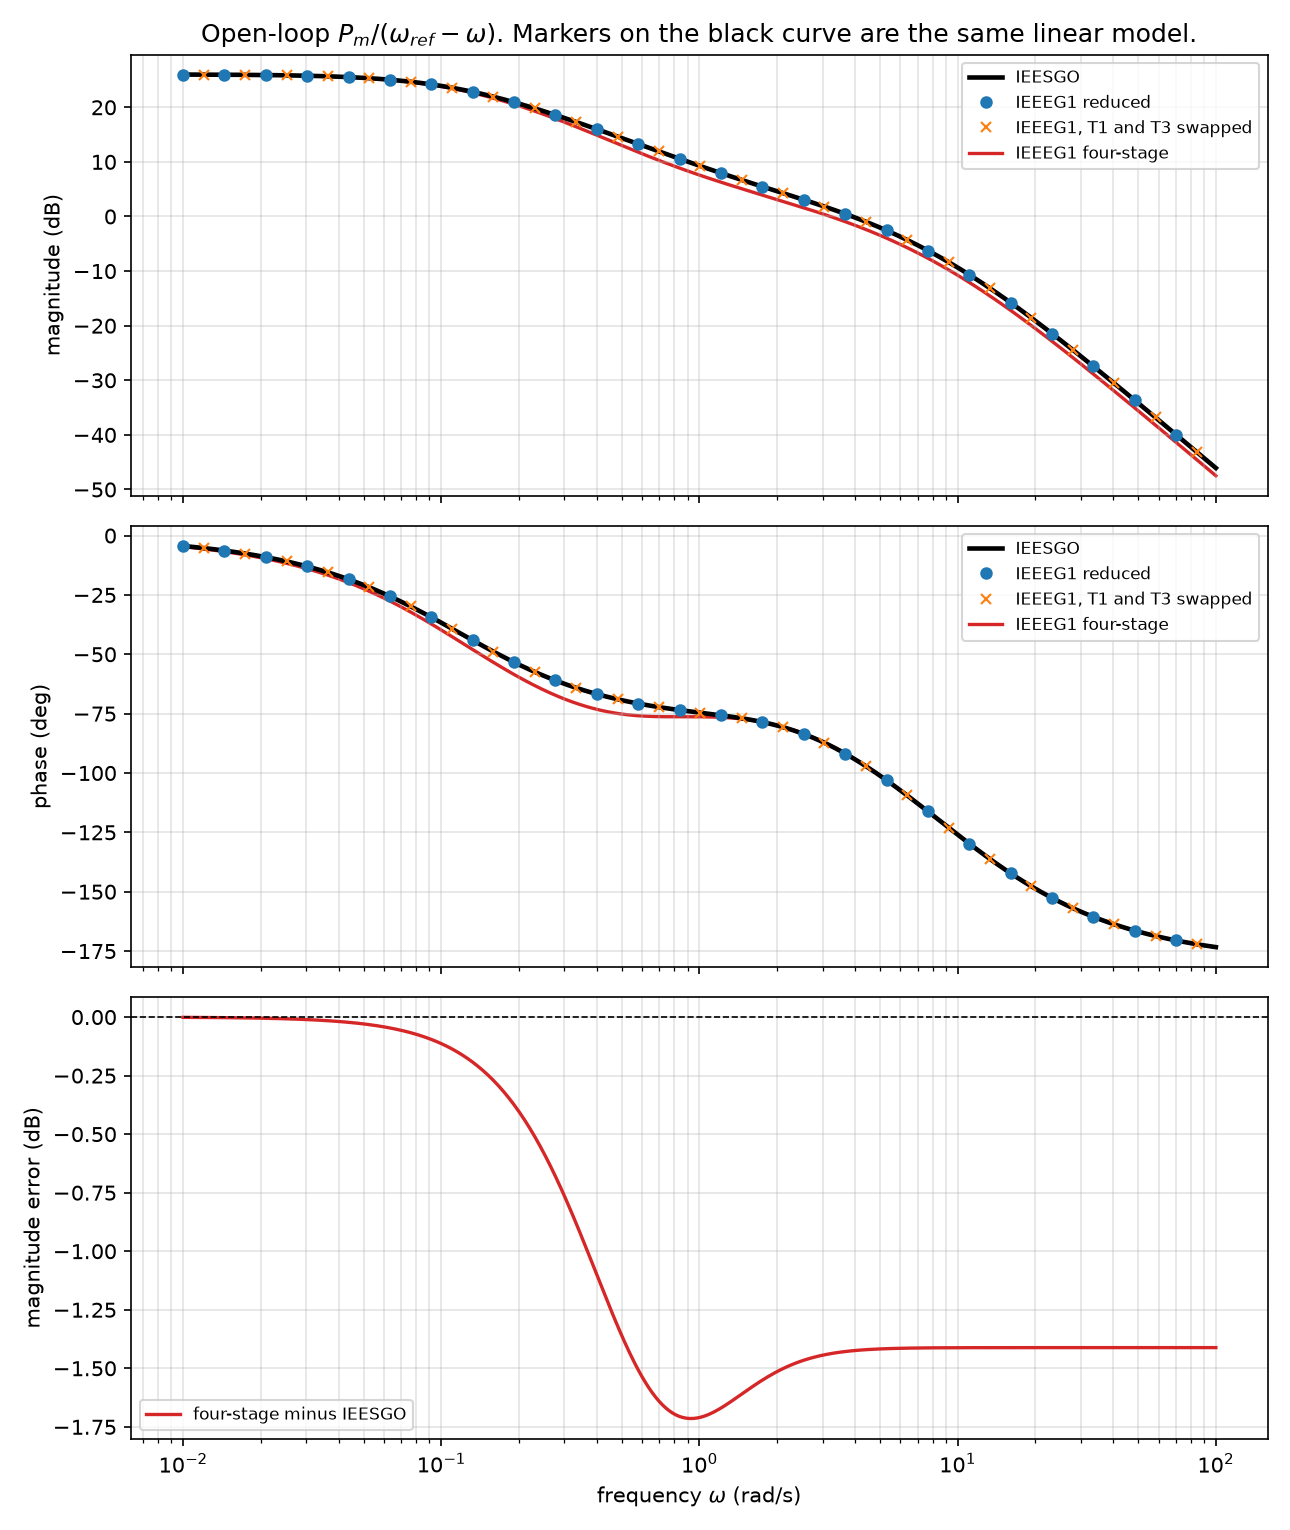

Generate this figure with Python:
"""Open-loop check: when linear IEEEG1 and IEESGO are the same model.

Input is speed error (omega_ref - omega). Output is mechanical power Pm.
Rate limits, deadband, and power limits are omitted, so this is the linear
transfer function only.

IEESGO draws the droop gain inside a controller lag and then a lead-lag.
IEEEG1 draws the gain on a lead-lag and then a valve lag. Those products are
the same rational function. Swapping T1 and T3 does not change it.

The turbine maps exactly only for a tandem-compound unit with the fourth
IEEEG1 stage removed. Bode plots confirm that identity. They do not recover
a unique parameter card in both directions.

Illustrative time constants, not a vendor data card. See README.md.
"""

from pathlib import Path

import matplotlib

matplotlib.use("Agg")
import matplotlib.pyplot as plt
import numpy as np
import sympy as sp

s = sp.symbols("s")

# Illustrative tandem-compound machine, 5% droop on one power base.
K_DROOP = sp.Integer(20)
T_LEAD = sp.Rational(1, 2)
T_SLOW = sp.Integer(2)
T_FAST = sp.Rational(1, 10)
T_CHEST = sp.Rational(3, 10)
T_REHEAT = sp.Integer(8)
T_CROSS = sp.Rational(1, 2)
FRAC_HP = sp.Rational(3, 10)
FRAC_IP = sp.Rational(2, 5)
FRAC_LP = sp.Rational(3, 10)
K7_FOUR = sp.Rational(3, 20)
T7_FOUR = sp.Integer(1)

W_MIN = 1e-2
W_MAX = 1e2
N_FREQ = 600


def transfer_ieesgo(K1, T1, T2, T3, T4, T5, T6, K2, K3):
    """IEESGO: K1/(1+sT1) * (1+sT2)/(1+sT3) * chest * three steam fractions."""
    governor = K1 * (1 + s * T2) / ((1 + s * T1) * (1 + s * T3))
    steam = (
        (1 - K2)
        + K2 * (1 - K3) / (1 + s * T5)
        + (K2 * K3) / ((1 + s * T5) * (1 + s * T6))
    )
    return governor * steam / (1 + s * T4)


def transfer_ieeeg1(K, T1, T2, T3, T4, T5, T6, T7, K1, K3, K5, K7):
    """IEEEG1 tandem: K(1+sT2)/(1+sT1) * 1/(1+sT3) * chest * up to four stages.

    K2, K4, K6, and K8 are the LP-shaft fractions. They are zero here because
    the output is one mechanical power, not a cross-compound pair.
    A zero K7 drops the fourth stage. Leaving T7 in the chain would add a
    state that Pm does not observe.
    """
    governor = K * (1 + s * T2) / ((1 + s * T1) * (1 + s * T3))
    steam = (
        K1
        + K3 / (1 + s * T5)
        + K5 / ((1 + s * T5) * (1 + s * T6))
        + K7 / ((1 + s * T5) * (1 + s * T6) * (1 + s * T7))
    )
    return governor * steam / (1 + s * T4)


def sgo_fractions_to_g1(K2, K3):
    """Chest, reheater, and crossover fractions on an IEEEG1 card."""
    return {
        "K1": 1 - K2,
        "K3": K2 * (1 - K3),
        "K5": K2 * K3,
        "K7": 0,
    }


def g1_fractions_to_sgo(K1, K3, K5, K7):
    """Inverse fraction map. Exact only when the fourth stage is absent."""
    if sp.simplify(K7) != 0:
        return None
    tail = sp.simplify(K3 + K5)
    k3_sgo = 0 if tail == 0 else sp.simplify(K5 / tail)
    return {"K2": sp.simplify(1 - K1), "K3": k3_sgo}


def canceled(expr):
    return sp.cancel(sp.together(expr))


def minimal_order(expr):
    """Degree of the canceled denominator. A canceled zero-gain stage is not a state."""
    num, den = sp.fraction(sp.together(canceled(expr)))
    if sp.expand(num) == 0:
        return 0
    return int(sp.degree(sp.Poly(sp.expand(den), s)))


def controllable_canonical(expr):
    """Strictly proper controllable canonical form of a canceled SISO transfer function.

    G(s) = (b1 s^(n-1) + ... + bn) / (s^n + a1 s^(n-1) + ... + an)
    """
    num_e, den_e = sp.fraction(sp.together(canceled(expr)))
    num = sp.Poly(sp.expand(num_e), s)
    den = sp.Poly(sp.expand(den_e), s)
    leading = den.LC()
    den = sp.Poly(sp.expand(den.as_expr() / leading), s)
    num = sp.Poly(sp.expand(num.as_expr() / leading), s)
    order = int(den.degree())
    if int(num.degree()) >= order:
        raise ValueError("expected a strictly proper transfer function")

    a_coeffs = den.all_coeffs()[1:]
    high_to_low = [sp.Integer(0)] * order
    if num.as_expr() != 0:
        coeffs = num.all_coeffs()
        degree = int(num.degree())
        for index, coeff in enumerate(coeffs):
            power = degree - index
            high_to_low[order - 1 - power] = sp.simplify(coeff)

    state = sp.zeros(order)
    for row in range(order - 1):
        state[row, row + 1] = 1
    for column, coeff in enumerate(reversed(a_coeffs)):
        state[order - 1, column] = -sp.simplify(coeff)

    input_vec = sp.zeros(order, 1)
    input_vec[order - 1, 0] = 1
    output_row = sp.Matrix([[c for c in reversed(high_to_low)]])
    direct = sp.zeros(1)
    return state, input_vec, output_row, direct


def ss_response(state, input_vec, output_row, direct, s_value):
    """C(sI-A)^(-1)B + D at one complex frequency, as a Python complex."""
    amat = np.array(state, dtype=complex)
    bvec = np.array(input_vec, dtype=complex)
    crow = np.array(output_row, dtype=complex)
    dterm = complex(direct[0])
    order = amat.shape[0]
    resolvent = s_value * np.eye(order) - amat
    return complex((crow @ np.linalg.solve(resolvent, bvec) + dterm)[0, 0])


def realization_residual(expr, realization, samples):
    state, input_vec, output_row, direct = realization
    response = sp.lambdify(s, expr, "numpy")
    errors = []
    for sample in samples:
        from_ss = ss_response(state, input_vec, output_row, direct, sample)
        from_tf = complex(response(sample))
        errors.append(abs(from_ss - from_tf))
    return max(errors)


def check_canonical_form():
    sample = (s + 2) / (s**2 + 4 * s + 3)
    realization = controllable_canonical(sample)
    residual = realization_residual(sample, realization, (1 + 1j, 2j, -4))
    if residual > 1e-9:
        raise RuntimeError(f"canonical form self-check residual {residual}")


def frequency_response(expr, omega):
    response = sp.lambdify(s, expr, "numpy")
    values = np.asarray(response(1j * omega), dtype=complex)
    if values.ndim == 0:
        values = np.full(omega.shape, values)
    return values


def bode_curves(values):
    magnitude_db = 20 * np.log10(np.abs(values))
    phase_deg = np.degrees(np.unwrap(np.angle(values)))
    return magnitude_db, phase_deg


def max_pair_error(reference, other):
    """Largest gain and phase mismatch. Phase uses the complex ratio, not unwrap."""
    ratio = other / reference
    mag_db = np.max(np.abs(20 * np.log10(np.abs(ratio))))
    phase_deg = np.max(np.abs(np.degrees(np.angle(ratio))))
    return float(mag_db), float(phase_deg)


def build_cases():
    """Symbolic identity first, then the illustrative numeric cards."""
    k1, t1, t2, t3, t4, t5, t6, k2, k3 = sp.symbols(
        "K1 T1 T2 T3 T4 T5 T6 K2 K3", positive=True
    )
    mapped = sgo_fractions_to_g1(k2, k3)
    general_sgo = transfer_ieesgo(k1, t1, t2, t3, t4, t5, t6, k2, k3)
    general_g1 = transfer_ieeeg1(
        k1, t1, t2, t3, t4, t5, t6, 1, mapped["K1"], mapped["K3"], mapped["K5"], 0
    )
    general_swap = transfer_ieeeg1(
        k1, t3, t2, t1, t4, t5, t6, 1, mapped["K1"], mapped["K3"], mapped["K5"], 0
    )
    difference_mapped = sp.simplify(canceled(general_g1 - general_sgo))
    difference_swap = sp.simplify(canceled(general_swap - general_g1))
    reverse = g1_fractions_to_sgo(mapped["K1"], mapped["K3"], mapped["K5"], 0)
    reverse_k2 = sp.simplify(reverse["K2"] - k2)
    reverse_k3 = sp.simplify(reverse["K3"] - k3)

    sgo = transfer_ieesgo(
        K_DROOP, T_SLOW, T_LEAD, T_FAST, T_CHEST, T_REHEAT, T_CROSS,
        FRAC_IP + FRAC_LP, FRAC_LP / (FRAC_IP + FRAC_LP),
    )
    reduced = transfer_ieeeg1(
        K_DROOP, T_SLOW, T_LEAD, T_FAST, T_CHEST, T_REHEAT, T_CROSS, 1,
        FRAC_HP, FRAC_IP, FRAC_LP, 0,
    )
    swapped = transfer_ieeeg1(
        K_DROOP, T_FAST, T_LEAD, T_SLOW, T_CHEST, T_REHEAT, T_CROSS, 1,
        FRAC_HP, FRAC_IP, FRAC_LP, 0,
    )
    scale = 1 - K7_FOUR
    four_stage = transfer_ieeeg1(
        K_DROOP, T_SLOW, T_LEAD, T_FAST, T_CHEST, T_REHEAT, T_CROSS, T7_FOUR,
        FRAC_HP * scale, FRAC_IP * scale, FRAC_LP * scale, K7_FOUR,
    )
    return {
        "difference_mapped": difference_mapped,
        "difference_swap": difference_swap,
        "reverse_k2": reverse_k2,
        "reverse_k3": reverse_k3,
        "mapped_symbols": mapped,
        "sgo": sgo,
        "reduced": reduced,
        "swapped": swapped,
        "four_stage": four_stage,
    }


def print_identity(cases):
    print("Fraction map, IEESGO to tandem IEEEG1 with the fourth stage off")
    print("  IEEEG1.K  = IEESGO.K1")
    print("  IEEEG1.K1 = 1 - IEESGO.K2")
    print("  IEEEG1.K3 = IEESGO.K2 * (1 - IEESGO.K3)")
    print("  IEEEG1.K5 = IEESGO.K2 * IEESGO.K3")
    print("  IEEEG1.K7 = 0")
    print("  T4, T5, T6 copy across")
    print("  {T1, T3} is an unordered pair: either assignment has the same transfer function")
    print()
    print("Reverse map residual (0 means the fractions come back)")
    print(f"  K2: {cases['reverse_k2']}")
    print(f"  K3: {cases['reverse_k3']}")
    print()
    print("Simplified transfer-function differences")
    print(f"  mapped IEEEG1 - IEESGO = {cases['difference_mapped']}")
    print(f"  T1/T3 swapped - named IEEEG1 = {cases['difference_swap']}")
    four_gap = canceled(cases["four_stage"] - cases["sgo"])
    print(f"  four-stage difference at s=0: {sp.simplify(four_gap.subs(s, 0))}")
    print(f"  four-stage difference at s=1: {sp.simplify(four_gap.subs(s, 1))}")
    print()
    if cases["difference_mapped"] != 0 or cases["difference_swap"] != 0:
        raise RuntimeError("expected exact cancellation for the mapped and swapped cards")
    if cases["reverse_k2"] != 0 or cases["reverse_k3"] != 0:
        raise RuntimeError("reverse fraction map did not recover IEESGO")
    if sp.simplify(four_gap.subs(s, 1)) == 0:
        raise RuntimeError("four-stage card should not match IEESGO")


def print_state_space(cases):
    """Block count is the chain of lags. Minimal order drops a canceled pair.

    T2 and T6 are both 1/2 s in the illustrative card, so the governor lead
    cancels the crossover pole. The block diagram still has that lag. The
    state-space kept here is the minimal one, after cancellation.
    """
    block_counts = {
        "IEESGO": 5,
        "IEEEG1 reduced": 5,
        "IEEEG1 T1/T3 swapped": 5,
        "IEEEG1 four-stage": 6,
    }
    realizations = {
        "IEESGO": controllable_canonical(cases["sgo"]),
        "IEEEG1 reduced": controllable_canonical(cases["reduced"]),
        "IEEEG1 T1/T3 swapped": controllable_canonical(cases["swapped"]),
        "IEEEG1 four-stage": controllable_canonical(cases["four_stage"]),
    }
    samples = (1 + 0.3j, 2j, 10j)
    print("Order")
    print("  Uncanceled lags: IEESGO 5, reduced IEEEG1 5, four-stage IEEEG1 6")
    print("  T2 = T6 = 1/2 s, so the lead cancels the crossover and the minimal order is one less")
    for name, expr in (
        ("IEESGO", cases["sgo"]),
        ("IEEEG1 reduced", cases["reduced"]),
        ("IEEEG1 T1/T3 swapped", cases["swapped"]),
        ("IEEEG1 four-stage", cases["four_stage"]),
    ):
        order = minimal_order(expr)
        residual = realization_residual(expr, realizations[name], samples)
        print(f"  {name}: minimal order {order}, state-space residual {residual:.3e}")
        if order != block_counts[name] - 1:
            raise RuntimeError(f"{name} should lose exactly the T2/T6 pair")
        if residual > 1e-6:
            raise RuntimeError(f"state-space does not match {name}")

    for part in range(3):
        gap = sp.simplify(realizations["IEESGO"][part] - realizations["IEEEG1 reduced"][part])
        if gap != sp.zeros(*realizations["IEESGO"][part].shape):
            raise RuntimeError("equivalent cards should share one controllable realization")

    print()
    print("Controllable canonical A for IEESGO (reduced and swapped cards match it)")
    print(np.array2string(np.array(realizations["IEESGO"][0], dtype=float), precision=4, suppress_small=True))
    print("C")
    print(np.array2string(np.array(realizations["IEESGO"][2], dtype=float), precision=4, suppress_small=True))
    print()
    print("Controllable canonical A for four-stage IEEEG1")
    print(np.array2string(np.array(realizations["IEEEG1 four-stage"][0], dtype=float), precision=4, suppress_small=True))
    print("C")
    print(np.array2string(np.array(realizations["IEEEG1 four-stage"][2], dtype=float), precision=4, suppress_small=True))
    print()


def plot_bode(cases, destination):
    omega = np.logspace(np.log10(W_MIN), np.log10(W_MAX), N_FREQ)
    responses = {
        name: frequency_response(cases[key], omega)
        for name, key in (
            ("IEESGO", "sgo"),
            ("reduced", "reduced"),
            ("swapped", "swapped"),
            ("four", "four_stage"),
        )
    }
    curves = {name: bode_curves(values) for name, values in responses.items()}

    match_reduced = max_pair_error(responses["IEESGO"], responses["reduced"])
    match_swapped = max_pair_error(responses["IEESGO"], responses["swapped"])
    mismatch = max_pair_error(responses["IEESGO"], responses["four"])
    error_db = curves["four"][0] - curves["IEESGO"][0]
    worst = int(np.argmax(np.abs(error_db)))

    print("Bode check, Pm / (omega_ref - omega)")
    dc_gain = frequency_response(cases["sgo"], np.array([0.0]))[0].real
    print(f"  DC gain IEESGO: {dc_gain:.6g}")
    print(f"  max |dB| and |deg| , reduced vs IEESGO: {match_reduced[0]:.3e}, {match_reduced[1]:.3e}")
    print(f"  max |dB| and |deg| , swapped vs IEESGO: {match_swapped[0]:.3e}, {match_swapped[1]:.3e}")
    print(f"  max |dB| and |deg| , four-stage vs IEESGO: {mismatch[0]:.4g}, {mismatch[1]:.4g}")
    print(f"  four-stage magnitude error peaks at {error_db[worst]:+.4g} dB, omega = {omega[worst]:.4g} rad/s")
    print()

    if match_reduced[0] > 1e-6 or match_swapped[0] > 1e-6:
        raise RuntimeError("equivalent Bode curves should overlie")

    fig, axes = plt.subplots(3, 1, figsize=(8.6, 10.2), sharex=True)
    magnitude = axes[0]
    phase = axes[1]
    error = axes[2]

    magnitude.semilogx(omega, curves["IEESGO"][0], color="black", lw=2.2, label="IEESGO", zorder=2)
    phase.semilogx(omega, curves["IEESGO"][1], color="black", lw=2.2, label="IEESGO", zorder=2)
    marker_sets = (
        (slice(0, None, 24), "o", "C0", "IEEEG1 reduced"),
        (slice(12, None, 24), "x", "C1", "IEEEG1, T1 and T3 swapped"),
    )
    for index, (picker, marker, color, label) in enumerate(marker_sets):
        magnitude.semilogx(
            omega[picker], curves["reduced" if index == 0 else "swapped"][0][picker],
            linestyle="none", marker=marker, color=color, ms=5, label=label, zorder=3,
        )
        phase.semilogx(
            omega[picker], curves["reduced" if index == 0 else "swapped"][1][picker],
            linestyle="none", marker=marker, color=color, ms=5, label=label, zorder=3,
        )

    magnitude.semilogx(omega, curves["four"][0], color="C3", lw=1.6, label="IEEEG1 four-stage", zorder=1)
    phase.semilogx(omega, curves["four"][1], color="C3", lw=1.6, label="IEEEG1 four-stage", zorder=1)
    error.semilogx(omega, error_db, color="C3", lw=1.6, label="four-stage minus IEESGO")
    error.axhline(0, color="black", lw=0.8, ls="--")

    magnitude.set_ylabel("magnitude (dB)")
    phase.set_ylabel("phase (deg)")
    error.set_ylabel("magnitude error (dB)")
    error.set_xlabel(r"frequency $\omega$ (rad/s)")
    for axis in axes:
        axis.grid(True, which="both", alpha=0.35)
        axis.legend(loc="best", fontsize=8)
    magnitude.set_title(r"Open-loop $P_m/(\omega_{ref}-\omega)$. Markers on the black curve are the same linear model.")
    fig.tight_layout()
    fig.savefig(destination, dpi=150)
    plt.close(fig)
    print(f"Wrote {destination}")

    return {
        "match_reduced_db": match_reduced[0],
        "match_reduced_deg": match_reduced[1],
        "match_swapped_db": match_swapped[0],
        "match_swapped_deg": match_swapped[1],
        "mismatch_db": mismatch[0],
        "mismatch_deg": mismatch[1],
        "error_peak_db": float(error_db[worst]),
        "error_peak_omega": float(omega[worst]),
    }


def main():
    check_canonical_form()
    cases = build_cases()
    print_identity(cases)
    print_state_space(cases)
    figure = Path(__file__).with_name("ieeeg1_ieesgo_bode.png")
    plot_bode(cases, figure)


if __name__ == "__main__":
    main()
